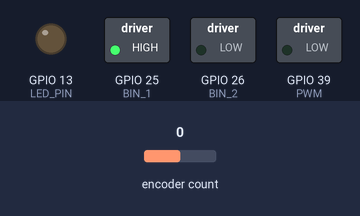
Simulated run of this sketch. Board: ESP32. Shown: switched loads named in the sketch (green lamp = pin HIGH), output pins drawn as LEDs (lit = HIGH). The inputs (shaded band) are chosen by the test bench; at power-on: encoder count 0. What the sketch prints to the serial monitor is not drawn.

Above: at 0.1 s.
Timing chart, 0 to 1.6 s (numbered marks = the images above):
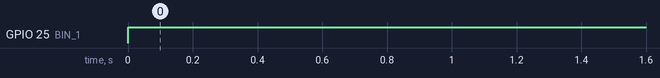

The sketch:

motor_driver_ProjectTest.ino
```cpp
#include <ESP32Encoder.h>
#define BIN_1 25
#define BIN_2 26
#define PWM 39
#define LED_PIN 13

ESP32Encoder encoder;

//Setup interrupt variables ----------------------------
volatile float count = 0; // encoder count
volatile bool interruptCounter = false;    // check timer interrupt 1
volatile bool deltaT = false;     // check timer interrupt 2
int totalInterrupts = 0;   // counts the number of triggering of the alarm
hw_timer_t * timer0 = NULL;
hw_timer_t * timer1 = NULL;
portMUX_TYPE timerMux0 = portMUX_INITIALIZER_UNLOCKED;
portMUX_TYPE timerMux1 = portMUX_INITIALIZER_UNLOCKED;

// setting PWM properties ----------------------------
const int freq = 5000;
const int ledChannel_1 = 1;
const int ledChannel_2 = 2;
const int ledChannel_PWM = 3;
const int resolution = 8;
int MAX_PWM_VOLTAGE = 255;
int motor_PWM;
int i = 0;
int pwm_sign;
float timed = 0;
float rate = 500; //ADJUST RATE VALUE LOWER FOR HIGHER
float cpr = 211.2; //encoder multiplied by gear ratio
int memerr = 0;

// encoder properties ------------------------------
float v = 0;
float theta = 0;
float Kp = 900;
float command = 0;
float error = 0;
float Ki = 4;
float pwm = 0;
float interr = 0;

//Initialization ------------------------------------
void IRAM_ATTR onTime0() {
  portENTER_CRITICAL_ISR(&timerMux0);
  interruptCounter = true; // the function to be called when timer interrupt is triggered
  portEXIT_CRITICAL_ISR(&timerMux0);
}

void IRAM_ATTR onTime1() {
  portENTER_CRITICAL_ISR(&timerMux1);
  count = encoder.getCount( );
  encoder.clearCount ( );
  deltaT = true; // the function to be called when timer interrupt is triggered
  portEXIT_CRITICAL_ISR(&timerMux1);
}


void setup() {
  pinMode(LED_PIN, OUTPUT); // configures the specified pin to behave either as an input or an output
  digitalWrite(LED_PIN, LOW); // sets the initial state of LED as turned-off

  Serial.begin(115200);
  ESP32Encoder::useInternalWeakPullResistors = UP; // Enable the weak pull up resistors
  encoder.attachFullQuad(33, 27); // Attach pins for use as encoder pins
  encoder.setCount(0);  // set starting count value after attaching

  // configure LED PWM functionalitites
  ledcSetup(ledChannel_1, freq, resolution);
  ledcSetup(ledChannel_2, freq, resolution);
  ledcSetup(ledChannel_PWM, freq, resolution);

  // attach the channel to the GPIO to be controlled
  ledcAttachPin(BIN_1, ledChannel_1);
  ledcAttachPin(BIN_2, ledChannel_2);
  ledcAttachPin(PWM, ledChannel_PWM);

  // initialize timer
  timer0 = timerBegin(0, 80, true);  // timer 0, MWDT clock period = 12.5 ns * TIMGn_Tx_WDT_CLK_PRESCALE -> 12.5 ns * 80 -> 1000 ns = 1 us, countUp
  timerAttachInterrupt(timer0, &onTime0, true); // edge (not level) triggered
  timerAlarmWrite(timer0, 2000000, true); // 2000000 * 1 us = 2 s, autoreload true

  timer1 = timerBegin(1, 80, true);  // timer 1, MWDT clock period = 12.5 ns * TIMGn_Tx_WDT_CLK_PRESCALE -> 12.5 ns * 80 -> 1000 ns = 1 us, countUp
  timerAttachInterrupt(timer1, &onTime1, true); // edge (not level) triggered
  timerAlarmWrite(timer1, 10000, true); // 10000 * 1 us = 10 ms, deltaT period

  // at least enable the timer alarms
  timerAlarmEnable(timer0); // enable
  timerAlarmEnable(timer1); // enable
  ledcWrite(ledChannel_PWM, LOW);
  pwm_sign = MAX_PWM_VOLTAGE;
}

void loop() {
  getcommand();
  error = command - theta;
  if (error*memerr < 0) {interr = 0;}
  memerr = error;
  pwm = error*Kp + interr*Ki;
  if (pwm > 0) {
  ledcWrite(ledChannel_2, LOW); // clockwise
  ledcWrite(ledChannel_1, pwm);}
  else {pwm = -pwm; ledcWrite(ledChannel_2, pwm); // clockwise
  ledcWrite(ledChannel_1, LOW);}

//     float sineValue = sin(millis()/rate);
//    pwm_sign = round(MAX_PWM_VOLTAGE * sineValue);
//     // pwm_sign = 200;
//     if (i == 0) {
//         digitalWrite(LED_PIN, HIGH);
//         ledcWrite(ledChannel_2, LOW); // clockwise
//         motor_PWM = pwm_sign;
//         ledcWrite(ledChannel_1, motor_PWM); // power control while cw
//         if (pwm_sign < 0) {
//             i = 1;
// //            timed = millis()/rate;
//         }
//     } else {
//         digitalWrite(LED_PIN, LOW);
//         ledcWrite(ledChannel_1, LOW); // ccw
//         motor_PWM = -pwm_sign;
//         ledcWrite(ledChannel_2, motor_PWM); // power control while ccw
//         if (pwm_sign > 0) {
//             i = 0;
//             timed = millis() / rate;
//         }

  if (deltaT) {
    deltaT = false;// RESET deltaT FLAG HERE (hint: see the 3 lines after if(interruptCounter))
    theta = count/(cpr) + theta; ///
    interr = interr + error;
    Serial.print("PWM, command, pos, err ");

//    Serial.print(sineValue);
//    Serial.print(" ");
    Serial.print(pwm);
    Serial.print(" ");
    Serial.print(command);
    Serial.print(" ");
    Serial.println(theta);
    Serial.print(" ");
    Serial.println(error);
  }
}

void getcommand() {
  // Actually, COMState will be updated in the OnDataRec function.
  command = 3;
  // if (Serial.available() > 0) {
  //   // Serial.read reads a single character as ASCII. Number 1 is 49 in ASCII.
  //   // Serial sends character and new line character "\n", which is 10 in ASCII.
  //   int SERIALState = Serial.read() - 49;
  //   command = SERIALState;
  // }
}
```

Measured:
- by itself, GPIO 25 (BIN_1): LOW → HIGH at 0.00 s
